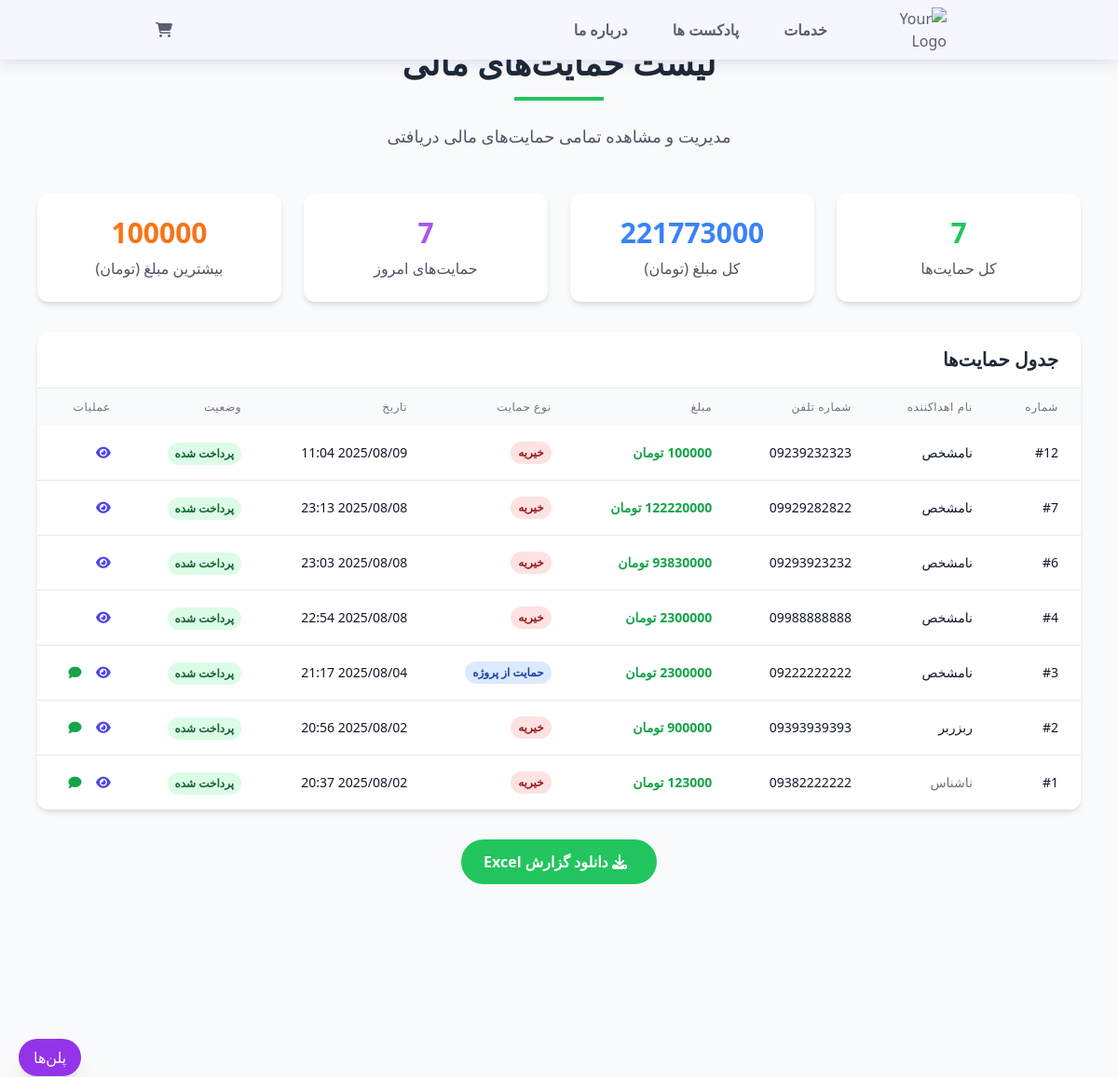
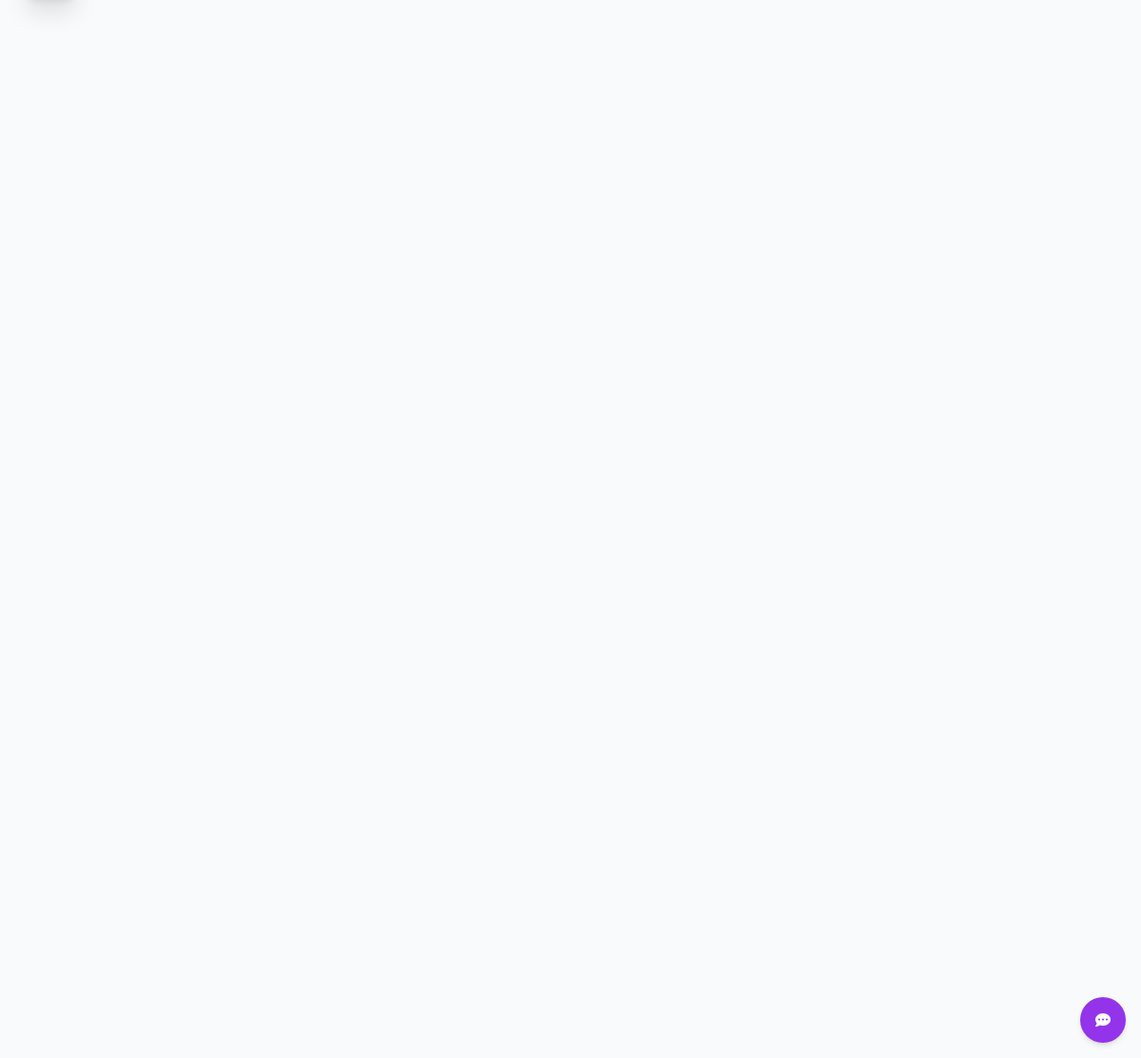
/donation/list/, run on the app's committed database (2 pictures, top to bottom).
### us/models.py (models this page shows, shortened)
class Donation(models.Model):
    DONATION_TYPES = [
        ('charity', 'خیریه'),
        ('support', 'حمایت از پروژه'),
        ('general', 'حمایت عمومی'),
    ]
    STATUS_CHOICES = [
        ('pending', 'در انتظار پرداخت'),
        ('completed', 'پرداخت شده'),
        ('failed', 'ناموفق'),
        ('cancelled', 'لغو شده'),
    ]
    donor_name = models.CharField(max_length=100, verbose_name='نام اهداکننده', blank=True, null=True)
    donor_phone = models.CharField(max_length=11, verbose_name='شماره تلفن')
    donor_email = models.EmailField(verbose_name='ایمیل', blank=True, null=True)
    amount = models.DecimalField(max_digits=10, decimal_places=0, verbose_name='مبلغ (تومان)')
    donation_type = models.CharField(max_length=20, choices=DONATION_TYPES, default='charity', verbose_name='نوع حمایت')
    message = models.TextField(verbose_name='پیام', blank=True, null=True)
    is_anonymous = models.BooleanField(default=False, verbose_name='حمایت ناشناس')
    status = models.CharField(max_length=10, choices=STATUS_CHOICES, default='pending', verbose_name='وضعیت')
    payment_id = models.CharField(max_length=100, blank=True, null=True, verbose_name='شناسه پرداخت')
    created_at = models.DateTimeField(auto_now_add=True, verbose_name='تاریخ ایجاد')
    updated_at = models.DateTimeField(auto_now=True, verbose_name='تاریخ بروزرسانی')
    class Meta:
        verbose_name = "حمایت مالی"
        verbose_name_plural = "حمایت‌های مالی"
        ordering = ['-created_at']

### us/views.py (the view)
# urls.py: path('donation/list/', views.donation_list, name='donation_list'),
def donation_list(request):
    donations = Donation.objects.filter(status='completed').order_by('-created_at')
    total_amount = sum(donation.amount for donation in donations)
    context = {
        'donations': donations,
        'total_amount': total_amount,
    }
    return render(request, 'us/donation_list.html', context)

### us/context_processors.py (called while the page is built)
def cart_count(request):
    if request.session.session_key:
        try:
            cart = Cart.objects.get(session_key=request.session.session_key)
            return {'cart_count': cart.items.count()}
        except Cart.DoesNotExist:
            return {'cart_count': 0}
    return {'cart_count': 0}

### us/templates/us/donation_list.html (shortened to what this page needs)
{% extends 'base.html' %}
{% load static %}
{% block content %}
<main class="min-h-screen bg-gray-50 py-12">
    <div class="max-w-6xl mx-auto px-4">
        <div class="text-center mb-12">
            <h1 class="text-4xl font-bold text-gray-800 mb-4">لیست حمایت‌های مالی</h1>
            <div class="w-24 h-1 bg-green-500 mx-auto mb-6"></div>
            <p class="text-lg text-gray-600">
                مدیریت و مشاهده تمامی حمایت‌های مالی دریافتی
            </p>
        </div>
        <div class="grid grid-cols-1 md:grid-cols-4 gap-6 mb-8">
            <div class="bg-white rounded-xl shadow-md p-6 text-center">
                <div class="text-3xl font-bold text-green-500 mb-2">{{ donations.count }}</div>
                <div class="text-gray-600">کل حمایت‌ها</div>
            </div>
            <div class="bg-white rounded-xl shadow-md p-6 text-center">
                <div class="text-3xl font-bold text-blue-500 mb-2">{{ total_amount|floatformat:0 }}</div>
                <div class="text-gray-600">کل مبلغ (تومان)</div>
            </div>
            <div class="bg-white rounded-xl shadow-md p-6 text-center">
                <div class="text-3xl font-bold text-purple-500 mb-2">
                    {% if donations %}
                        {{ donations|length }}
                    {% else %}
                        ۰
                    {% endif %}
                </div>
                <div class="text-gray-600">حمایت‌های امروز</div>
            </div>
            <div class="bg-white rounded-xl shadow-md p-6 text-center">
                <div class="text-3xl font-bold text-orange-500 mb-2">
                    {% if donations %}
                        {{ donations.0.amount|floatformat:0 }}
                    {% else %}
                        ۰
                    {% endif %}
                </div>
                <div class="text-gray-600">بیشترین مبلغ (تومان)</div>
            </div>
        </div>
        <div class="bg-white rounded-xl shadow-md overflow-hidden">
            <div class="px-6 py-4 border-b border-gray-200">
                <h2 class="text-xl font-bold text-gray-800">جدول حمایت‌ها</h2>
            </div>
            {% if donations %}
            <div class="overflow-x-auto">
                <table class="w-full">
                    <thead class="bg-gray-50">
                        <tr>
                            <th class="px-6 py-3 text-right text-xs font-medium text-gray-500 uppercase tracking-wider">
                                شماره
                            </th>
                            <th class="px-6 py-3 text-right text-xs font-medium text-gray-500 uppercase tracking-wider">
                                نام اهداکننده
                            </th>
                            <th class="px-6 py-3 text-right text-xs font-medium text-gray-500 uppercase tracking-wider">
                                شماره تلفن
                            </th>
                            <th class="px-6 py-3 text-right text-xs font-medium text-gray-500 uppercase tracking-wider">
                                مبلغ
                            </th>
                            <th class="px-6 py-3 text-right text-xs font-medium text-gray-500 uppercase tracking-wider">
                                نوع حمایت
                            </th>
                            <th class="px-6 py-3 text-right text-xs font-medium text-gray-500 uppercase tracking-wider">
                                تاریخ
                            </th>
                            <th class="px-6 py-3 text-right text-xs font-medium text-gray-500 uppercase tracking-wider">
                                وضعیت
                            </th>
                            <th class="px-6 py-3 text-right text-xs font-medium text-gray-500 uppercase tracking-wider">
                                عملیات
                            </th>
                        </tr>
                    </thead>
                    <tbody class="bg-white divide-y divide-gray-200">
                        {% for donation in donations %}
                        <tr class="hover:bg-gray-50">
                            <td class="px-6 py-4 whitespace-nowrap text-sm font-medium text-gray-900">
                                #{{ donation.id }}
                            </td>
                            <td class="px-6 py-4 whitespace-nowrap text-sm text-gray-900">
                                {% if donation.is_anonymous %}
                                    <span class="text-gray-500">ناشناس</span>
                                {% else %}
                                    {{ donation.donor_name|default:"نامشخص" }}
                                {% endif %}
                            </td>
                            <td class="px-6 py-4 whitespace-nowrap text-sm text-gray-900">
                                {{ donation.donor_phone }}
                            </td>
                            <td class="px-6 py-4 whitespace-nowrap text-sm font-bold text-green-600">
                                {{ donation.amount|floatformat:0 }} تومان
                            </td>
                            <td class="px-6 py-4 whitespace-nowrap text-sm text-gray-900">
                                <span class="inline-flex px-2 py-1 text-xs font-semibold rounded-full
                                    {% if donation.donation_type == 'charity' %}bg-red-100 text-red-800
                                    {% elif donation.donation_type == 'support' %}bg-blue-100 text-blue-800
                                    {% else %}bg-green-100 text-green-800{% endif %}">
                                    {{ donation.get_donation_type_display }}
                                </span>
                            </td>
                            <td class="px-6 py-4 whitespace-nowrap text-sm text-gray-900">
                                {{ donation.created_at|date:"Y/m/d H:i" }}
                            </td>
                            <td class="px-6 py-4 whitespace-nowrap">
                                <span class="inline-flex px-2 py-1 text-xs font-semibold rounded-full
                                    {% if donation.status == 'completed' %}bg-green-100 text-green-800
                                    {% elif donation.status == 'pending' %}bg-yellow-100 text-yellow-800
                                    {% elif donation.status == 'failed' %}bg-red-100 text-red-800
                                    {% else %}bg-gray-100 text-gray-800{% endif %}">
                                    {{ donation.get_status_display }}
                                </span>
                            </td>
                            <td class="px-6 py-4 whitespace-nowrap text-sm font-medium">
                                <button class="text-indigo-600 hover:text-indigo-900 ml-3"
                                        onclick="showDonationDetails({{ donation.id }})">
                                    <i class="fas fa-eye"></i>
                                </button>
                                {% if donation.message %}
                                <button class="text-green-600 hover:text-green-900"
                                        onclick="showDonationMessage('{{ donation.message }}')">
                                    <i class="fas fa-comment"></i>
                                </button>
                                {% endif %}
                            </td>
                        </tr>
                        {% endfor %}
                    </tbody>
                </table>
            </div>
            {% endif %}
        </div>
        {% if donations %}
        <div class="mt-8 text-center">
            <button class="bg-green-500 hover:bg-green-600 text-white font-bold py-3 px-6 rounded-full transition duration-300">
                <i class="fas fa-download mr-2"></i>
                دانلود گزارش Excel
            </button>
        </div>
        {% endif %}
    </div>
</main>
{% endblock %}

### templates/base.html (shortened to what this page needs)
{% load static %}
<!DOCTYPE html>
<html lang="fa" dir="rtl">
  <head>
    {% include 'includes/head_refrences.html' %}
  </head>
  <body class="body">
    {% include 'includes/header.html' %}
    {% block content %}
    {% endblock %}
    {% include 'includes/footer.html' %}
  </body>
</html>

### templates/includes/head_refrences.html (shortened to what this page needs)
{% load static %}
<script src="https://cdn.tailwindcss.com"></script>
<link rel="stylesheet" href="https://cdnjs.cloudflare.com/ajax/libs/font-awesome/6.4.0/css/all.min.css">
<link rel="stylesheet" href="https://cdnjs.cloudflare.com/ajax/libs/remixicon/3.5.0/remixicon.css">
<link href="{% static 'css/styles.css' %}" rel="stylesheet">

### templates/includes/header.html (shortened to what this page needs)
{% load static %}
        <header class="header" id="header">
            <nav class="nav container">
               <a href="{% url 'home:home' %}">
                  <img src="{% static 'img/khalisho.png' %}" alt="Your Logo" class="logo">
               </a>
                <div class="nav__menu" id="nav-menu">
                  <ul class="nav__list">
                     <li class="nav__item">
                        <a href="{% url 'us:services' %}" class="nav__link">خدمات</a>
                     </li>
                     <li class="nav__item">
                        <a href="{% url 'us:podcasts' %}" class="nav__link">پادکست‌ ها</a>
                     </li>
                     <li class="nav__item">
                        <a href="{% url 'us:aboutus' %}" class="nav__link">درباره ما</a>
                     </li>
                  </ul>
               </div>
               <div class="nav__actions">
                  <a href="{% url 'us:cart' %}" class="nav__link" style="margin-left: 15px;">
                    <i class="fas fa-shopping-cart"></i>
                  </a>
               </div>
            </nav>
         </header>

### templates/includes/footer.html (shortened to what this page needs)
{% load static %}
    <a href="{% url 'us:services' %}" class="plan-btn bg-purple-600 hover:bg-purple-700 text-white px-4 py-2 rounded-full shadow-xl transition btn-no-border">
        پلن‌ها
    </a>
    <button id="chat-btn" class="fixed bottom-4 right-4 bg-purple-600 text-white w-12 h-12 rounded-full flex items-center justify-center shadow-md hover:bg-purple-700 transition">
        <i class="fas fa-comment-dots"></i>
    </button>

### static/css/styles.css (style rules this page uses)
body { font-family: 'Vazir', 'IRANSans', sans-serif; background-color: #f8f9fa; }
.logo { width: 80px; height: auto; margin: 0; }
.plan-btn { position: fixed; left: 20px; bottom: 50%; transform: translateY(50%); z-index: 40; }
.btn-no-border { border: none; outline: none; }
* { box-sizing: border-box; padding: 0; margin: 0; }
html { scroll-behavior: smooth; }
body, input, button { font-family: var(--body-font); font-size: var(--normal-font-size); }
body { background-color: var(--body-color); color: var(--text-color); }
input, button { border: none; outline: none; }
ul { list-style: none; }
a { text-decoration: none; }
img { display: block; max-width: 100%; height: auto; }
.container { max-width: 1120px; margin-inline: 1.5rem; }
.header { position: fixed; top: 0; left: 0; width: 100%; background-color: var(--body-color); box-shadow: 0 2px 16px hsla(230, 75%, 32%, .15); z-index: var(--z-fixed); }
.nav { height: var(--header-height); display: flex; justify-content: space-between; align-items: center; z-index: 1000; }
.nav__actions { display: flex; align-items: center; column-gap: 1rem; }
.nav__list { display: flex; flex-direction: column; row-gap: 2.5rem; text-align: center; }
.nav__link { color: var(--title-color); font-weight: var(--font-semi-bold); transition: color .4s; }
@media screen and (min-width: 768px) { .nav { height: calc(var(--header-height) + 2rem); column-gap: 3rem; } }
@media screen and (min-width: 768px) { .nav__menu { margin-left: auto; } }
@media screen and (min-width: 768px) { .nav__list { flex-direction: row; column-gap: 3rem; } }
@media screen and (min-width: 1150px) { .container { margin-inline: auto; } }
:root { --header-height: 2rem; --first-color: hsl(291, 60%, 42%); --title-color: hsl(230, 12%, 40%); --text-color: hsl(230, 12%, 40%); --body-color: hsl(230, 100%, 98%); --container-color: hsl(230, 100%, 97%); --border-color: hsl(230, 25%, 80%); --h2-font-size: 1.25rem; --normal-font-size: .938rem; --font-regular: 400; --font-medium: 500; --font-semi-bold: 600; --z-fixed: 100; --z-modal: 1000; }
@media screen and (min-width: 1023px) { :root { --h2-font-size: 1.5rem; --normal-font-size: 1rem; } }
.container:before, .container:after { content: ""; display: block; clear: both; }

### data on the page
Donation: amount "100000", id "12", donor_name "نامشخص", donor_phone "09239232323", donation_type "خیریه", created_at "2025/08/09 11:04", status "پرداخت شده"
Donation: id "7", donor_name "نامشخص", donor_phone "09929282822", amount "122220000", donation_type "خیریه", created_at "2025/08/08 23:13", status "پرداخت شده"
Donation: id "6", donor_name "نامشخص", donor_phone "09293923232", amount "93830000", donation_type "خیریه", created_at "2025/08/08 23:03", status "پرداخت شده"
Donation: id "4", donor_name "نامشخص", donor_phone "09988888888", amount "2300000", donation_type "خیریه", created_at "2025/08/08 22:54", status "پرداخت شده"
Donation: id "3", donor_name "نامشخص", donor_phone "09222222222", amount "2300000", donation_type "حمایت از پروژه", created_at "2025/08/04 21:17", status "پرداخت شده"
Donation: id "2", donor_name "ربزربر", donor_phone "09393939393", amount "900000", donation_type "خیریه", created_at "2025/08/02 20:56", status "پرداخت شده"
Donation: id "1", is_anonymous "ناشناس", donor_phone "09382222222", amount "123000", donation_type "خیریه", created_at "2025/08/02 20:37", status "پرداخت شده"

### other printed values
{{ donations.count }} "7"
{{ total_amount|floatformat:0 }} "221773000"
{{ donations|length }} "7"
